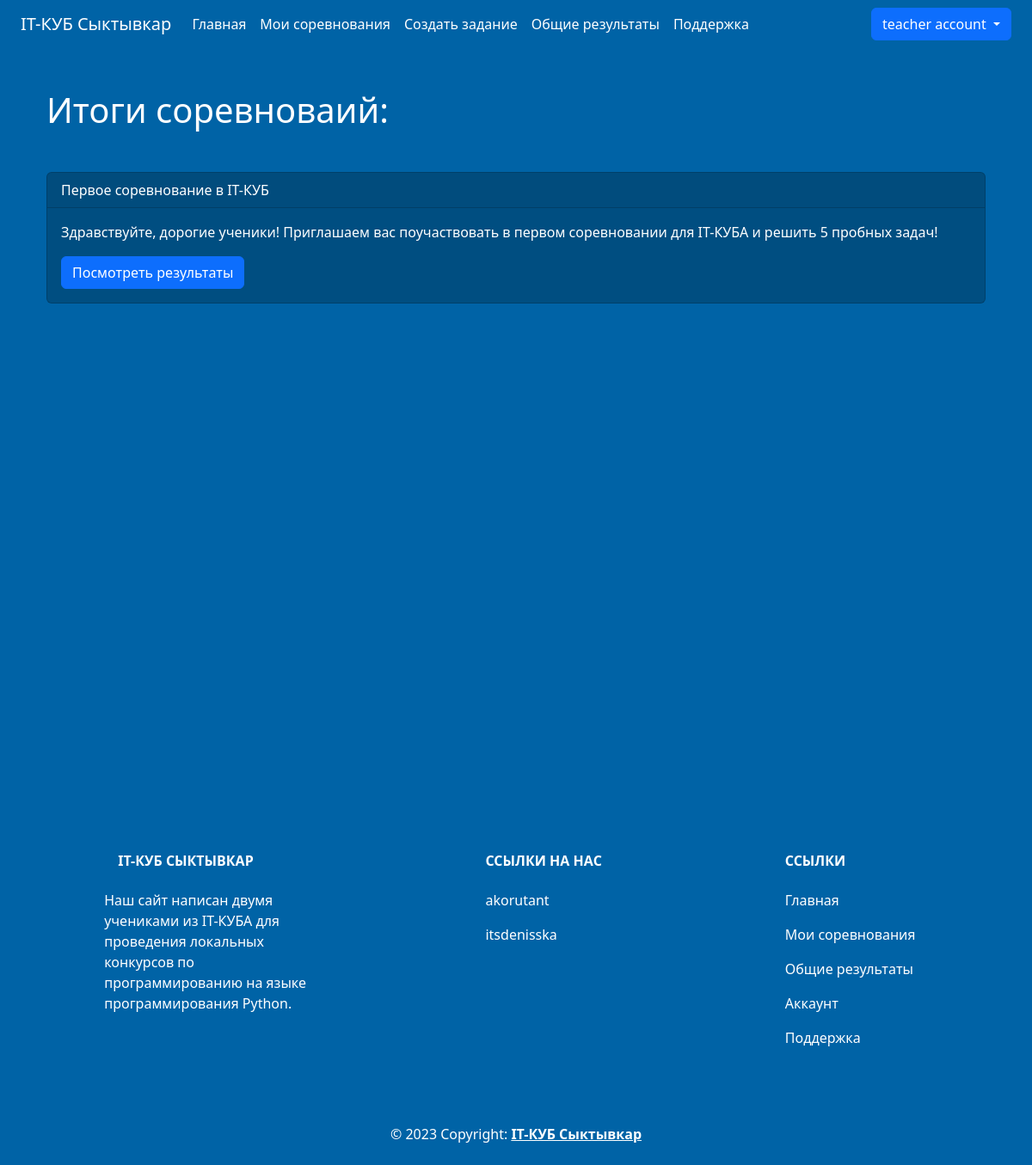
The page /results (signed in) on the database its author committed.
### data/users.py (models this page shows, shortened)
class User(SqlAlchemyBase, UserMixin):
    __tablename__ = 'users'
    id = sqlalchemy.Column(sqlalchemy.Integer,
                           primary_key=True, autoincrement=True)
    login = sqlalchemy.Column(sqlalchemy.String, nullable=False)
    firstname = sqlalchemy.Column(sqlalchemy.String, nullable=False)
    surname = sqlalchemy.Column(sqlalchemy.String, nullable=False)
    patronymic = sqlalchemy.Column(sqlalchemy.String, nullable=False)
    job_title = sqlalchemy.Column(sqlalchemy.String, nullable=False)
    email = sqlalchemy.Column(sqlalchemy.String,
                              index=True, unique=True, nullable=False)
    hashed_password = sqlalchemy.Column(sqlalchemy.String, nullable=False)
    count_contests = sqlalchemy.Column(sqlalchemy.Integer, nullable=False, default=0)
    count_wins = sqlalchemy.Column(sqlalchemy.Integer, nullable=False, default=0)
    avatar = sqlalchemy.Column(sqlalchemy.String, nullable=True)
    created_date = sqlalchemy.Column(sqlalchemy.DateTime,
                                     default=datetime.now)
    contest_results = orm.relationship('ContestResults', backref='user')

### data/contests.py (models this page shows)
class Contest(SqlAlchemyBase):
    __tablename__ = "contests"
    id = sqlalchemy.Column(sqlalchemy.Integer,
                           primary_key=True, autoincrement=True)
    title = sqlalchemy.Column(sqlalchemy.String, nullable=False, unique=True)
    description = sqlalchemy.Column(sqlalchemy.String, nullable=False)
    author_id = sqlalchemy.Column(sqlalchemy.Integer,
                                  sqlalchemy.ForeignKey("teachers.user_id"))
    join_deadline = sqlalchemy.Column(sqlalchemy.DateTime, nullable=False)
    end_deadline = sqlalchemy.Column(sqlalchemy.DateTime, nullable=False)
    teacher = orm.relationship('Teacher')
    tasks = orm.relationship('Task', secondary='contest_to_task', backref='contest')
    contest_result = orm.relationship("ContestResults", back_populates='contest_item')

### main.py (the view)
@app.route("/results")
@login_required
def results():
    db_sess = db_session.create_session()
    contests_data = db_sess.query(Contest).filter(Contest.end_deadline <= dt.datetime.now()).all()
    return render_template("results.html", contests=contests_data)

### data/db_session.py (called while the page is built)
def create_session() -> Session:
    global __factory
    return __factory()

### main.py (called while the page is built)
@login_manager.user_loader
def load_user(user_id):
    db_sess = db_session.create_session()
    return db_sess.query(User).get(user_id)

### templates/results.html
{% extends "base.html" %} {% block content %}
{% if contests %}
<div class="container mt-3 text-white">
    <h1 class="mt-3 mb-5">Итоги соревноваий:</h1>
    {% for contest in contests %}
    <div class="card card-background mb-3">
        <div class="card-header text-white">{{ contest.title }}</div>
        <div class="card-body text-white">
            <p class="card-text">{{ contest.description }}</p>
            <a href="{{ url_for('contests_results', contest_id=contest.id) }}" class="btn btn-primary">Посмотреть результаты</a>
        </div>
    </div>
    {% endfor %}
</div>
{% else %}
<h1 class="text-white mt-5">В данный момент нет итогов</h1>
{% endif %}
{% endblock %}

### templates/base.html (shortened to what this page needs)
<!DOCTYPE html>
<html lang="ru">
<head>
    <link
            rel="stylesheet"
            href="https://stackpath.bootstrapcdn.com/bootstrap/4.4.1/css/bootstrap.min.css"
    />
    <link
            href="https://cdn.jsdelivr.net/npm/bootstrap@5.3.0-alpha3/dist/css/bootstrap.min.css"
            rel="stylesheet"
    />
    <link rel="stylesheet" href="{{ url_for('static', filename='css/style.css') }}"/>
</head>
<body class="navbar-background">
<header class="container-fluid navbar-background">
    <nav class="navbar navbar-expand-lg navbar-background">
        <div class="container-fluid">
            <a class="navbar-brand text-white" href="{{ url_for('index') }}">IT-КУБ Сыктывкар</a>
            <div
                    class="collapse navbar-collapse justify-content-between"
                    id="navbarSupportedContent"
            >
                <ul class="navbar-nav me-auto mb-2 mb-lg-0">
                    <li class="nav-item">
                        <a
                                class="nav-link active text-white"
                                aria-current="page"
                                href="{{ url_for('index') }}"
                        >Главная</a
                        >
                    </li>
                    {% if current_user.is_authenticated %}
                    {% if current_user.job_title == "teacher" %}
                    <li>
                        <a class="nav-link text-white" href="{{ url_for('contests_teacher') }}">Мои соревнования</a>
                    </li>
                    <li>
                        <a class="nav-link text-white" href="{{ url_for('tasks_add') }}">Создать задание</a>
                    </li>
                    {% endif %}
                    <li>
                        <a href="{{ url_for('results') }}" class="nav-link text-white">Общие результаты</a>
                    </li>
                    {% endif %}
                    <li class="nav-item">
                        <a class="nav-link text-white" href="{{ url_for('help') }}">Поддержка</a>
                    </li>
                </ul>
                <div>
                    {% if current_user.is_authenticated %}
                    <div class="btn-group dropdown-center">
                        <button type="button" class="btn btn-primary dropdown-toggle"
                                data-bs-toggle="dropdown"
                                aria-expanded="false">
                            {{ current_user.login }}
                        </button>
                    </div>
                    {% else %}
                    <a class="btn btn-primary" href="{{ url_for('login') }}">Войти</a>
                    <a class="btn btn-primary" href="{{ url_for('register') }}">Регистрация</a>
                    {% endif %}
                </div>
            </div>
        </div>
    </nav>
</header>
<main role="main" class="container content mt-5">
    {% block content %} {% endblock %}
</main>
<footer class="text-center text-lg-start navbar-background text-muted">
    <section
            class="d-flex justify-content-center justify-content-lg-between p-4"
    >
        <div class="container text-center text-md-start mt-5 text-white">
            <div class="row mt-3">
                <div class="col-md-3 col-lg-4 col-xl-3 mx-auto mb-4">
                    <h6 class="text-uppercase fw-bold mb-4">
                        IT-КУБ Сыктывкар
                    </h6>
                    <p>Наш сайт написан двумя учениками из IT-КУБА для проведения локальных конкурсов по
                        программированию на языке программирования Python.</p>
                </div>
                <div class="col-md-2 col-lg-2 col-xl-2 mx-auto mb-4">
                    <h6 class="text-uppercase fw-bold mb-4">Ссылки на нас</h6>
                    <p>
                        <a href="https://akoru.works/" class="nav-link text-white">akorutant</a>
                    </p>
                    <p>
                        <a href="https://t.me/itsdenisska" class="nav-link text-white">itsdenisska</a>
                    </p>
                </div>
                <div class="col-md-3 col-lg-2 col-xl-2 mx-auto mb-4">
                    <h6 class="text-uppercase fw-bold mb-4">Ссылки</h6>
                    <p>
                        <a href="{{ url_for('index') }}" class="nav-link text-white">Главная</a>
                    </p>
                    {% if current_user.is_authenticated %}
                    {% if current_user.job_title == "teacher" %}
                    <p>
                        <a class="nav-link text-white" href="{{ url_for('contests_teacher') }}">Мои соревнования</a>
                    </p>
                    {% endif %}
                    <p>
                        <a href="{{ url_for('results') }}" class="nav-link text-white">Общие результаты</a>
                    </p>
                    <p>
                        <a class="nav-link text-white"
                           href="{{ url_for('account', user_id=current_user.id) }}">Аккаунт</a>
                    </p>
                    {% endif %}
                    <p>
                        <a href="{{ url_for('help') }}" class="nav-link text-white">Поддержка</a>
                    </p>
                </div>
            </div>
        </div>
    </section>
    <div class="text-center p-4 text-white">
        © 2023 Copyright:
        <a class="text-reset fw-bold" href="{{ url_for('index') }}">IT-КУБ Сыктывкар</a>
    </div>
</footer>
</body>
</html>

### static/css/style.css (style rules this page uses)
.navbar-background { background-color: #0063a6; }
.card-background { background-color: #004e81; }
.content { min-height:100vh; }

### rows shown on the page
User: login "teacher account"
Contest: title "Первое соревнование в IT-КУБ", description "Здравствуйте, дорогие ученики! Приглашаем вас поучаствовать в первом соревновании для IT-КУБА и решить 5 пробных задач!"
